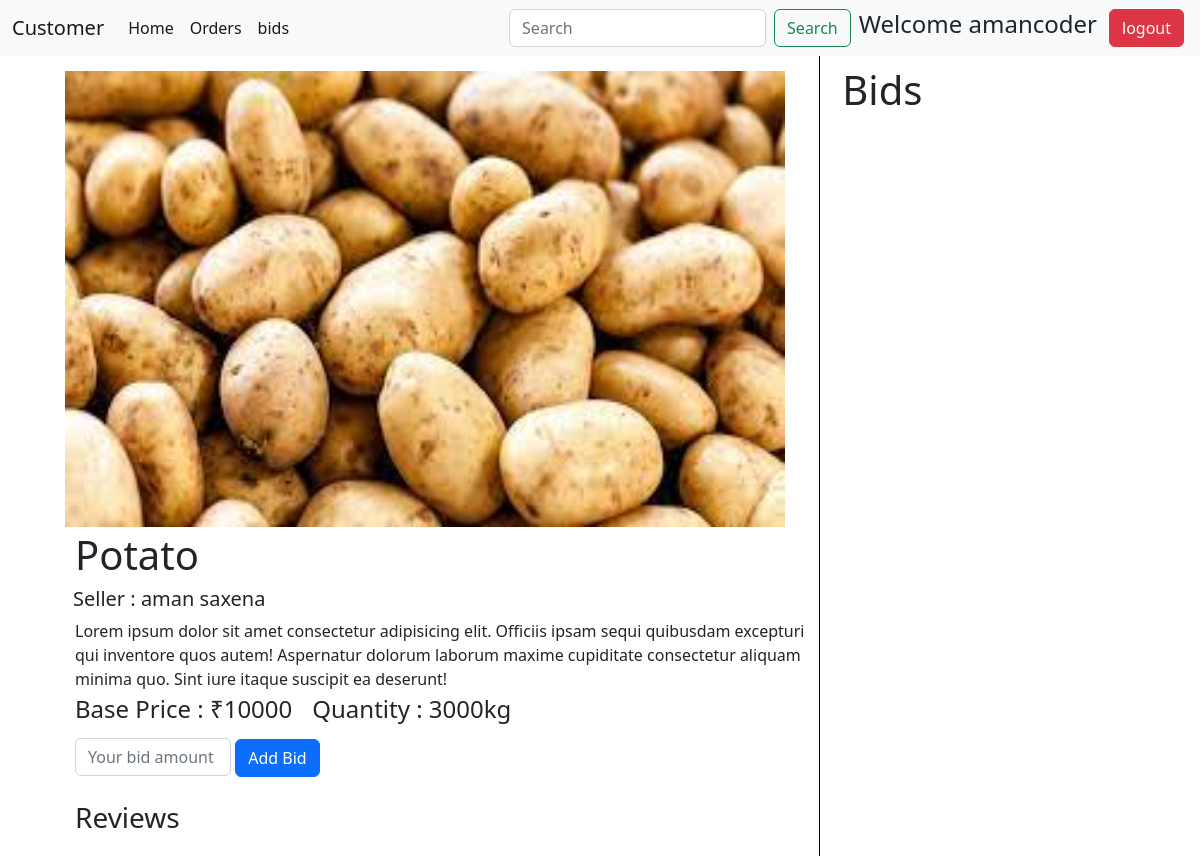
The page /customer/crop/4/ (signed in) on the database as committed earlier.
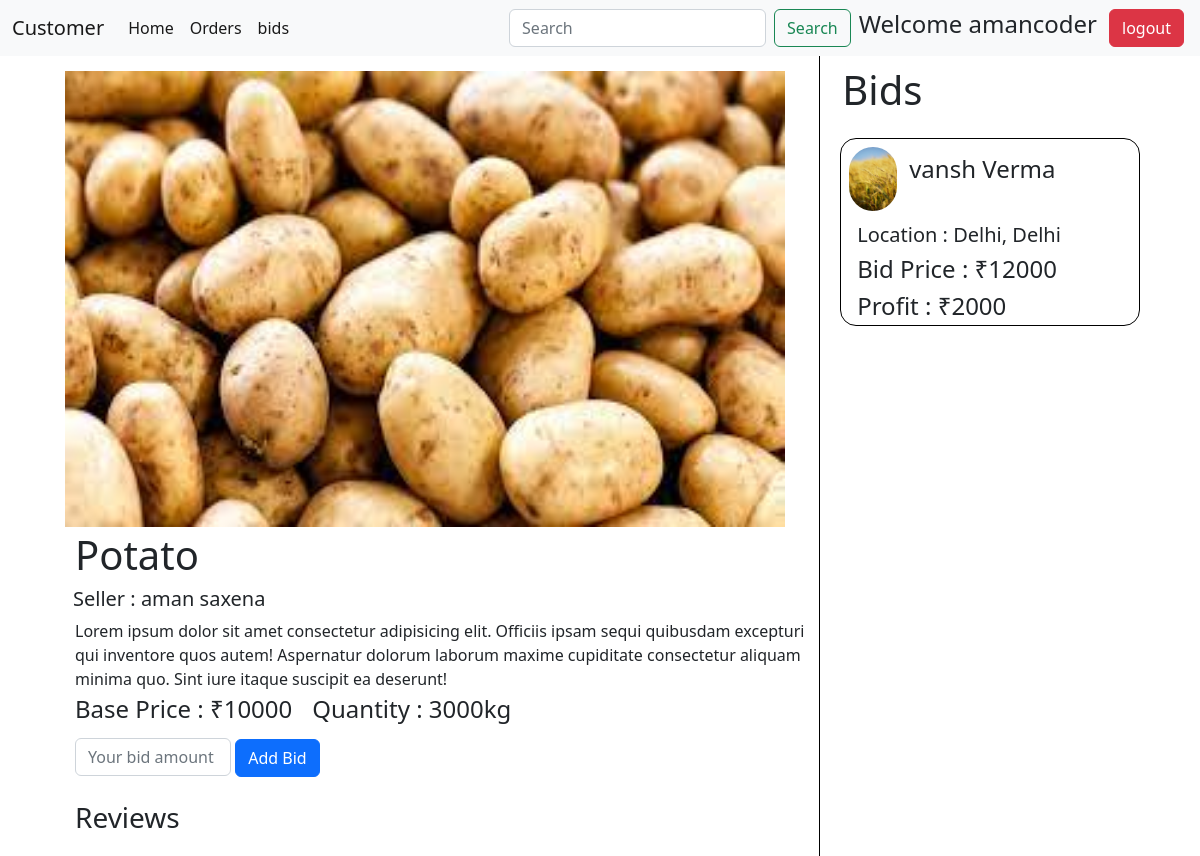
The same page on the database as committed later.
### farmer/models.py (models this page shows, shortened)
class Bid(models.Model):
    id = models.AutoField(primary_key=True)
    farmer = models.ForeignKey(UserProfile,default=None,on_delete = models.CASCADE,related_name="bid_farmer")
    customer = models.ForeignKey(UserProfile,on_delete = models.CASCADE,related_name="bid_coustmer")
    crop = models.ForeignKey(Product,on_delete=models.CASCADE,null=True,blank=True)
    status = models.CharField(choices = status_choice,max_length=20)
    bid_price = models.PositiveIntegerField()
    timestamp = models.DateTimeField(auto_now_add=True,null=True,blank=True)
    def __str__(self):
        return f"Bid by {self.customer.user.username}"
    @property
    def profit(self):
        return self.bid_price - self.crop.price

class Product(models.Model):
    id = models.AutoField(primary_key=True)
    farmer = models.ForeignKey(UserProfile,on_delete = models.CASCADE)
    title = models.CharField(max_length=250,null=True,blank=True)
    crop_img = models.ImageField(upload_to="crop_img")
    crop_name = models.CharField(max_length=150)
    quantity = models.PositiveIntegerField()
    price = models.PositiveBigIntegerField()
    quality = models.CharField(choices=crop_quality_choice,max_length=30,null=True,blank=True)
    status = models.CharField(choices=product_status,default='unordered',null=True,blank=True,max_length=30)
    def __str__(self):
        return self.crop_name

### account/models.py (models this page shows, shortened)
class UserProfile(models.Model):
    id = models.AutoField(primary_key=True)
    user = models.ForeignKey(User,on_delete = models.CASCADE)
    user_type = models.CharField(choices=user_type_choices,max_length = 10)
    address = models.ForeignKey(Address,on_delete = models.CASCADE)
    contact_no = models.PositiveIntegerField()

class Address(models.Model):
    id = models.AutoField(primary_key = True)
    pincode = models.IntegerField(blank=True, null=True)
    city = models.CharField(choices=city_choices,max_length=70,blank=True, null=True,)
    state = models.CharField(choices=State_choices,max_length=70,blank=True, null=True)
    landmark = models.CharField(max_length=70)

### customer/views.py (the view)
# urls.py: path("crop/<int:pk>/",crop_detail),
def crop_detail(request,pk):
    crop = Product.objects.get(pk = pk)
    bids = Bid.objects.filter(crop = crop)
    user = UserProfile.objects.get(user = request.user)
    user_bid = Bid.objects.filter(Q(customer = user) & Q(crop = crop))
    print("user bid",user_bid)
    print(crop,bids)
    context = {'crop':crop,'bids':bids,"bidAdded":len(user_bid),"user_bid":user_bid}
    return render(request,"cropDetail.html",context=context)

### templates/cropDetail.html (shortened to what this page needs)
{% extends 'customerbase.html' %}
{% block body %}
    <div class="main-container">
        <div class="right">
            <img src="{{crop.crop_img.url}}" alt="">
            <h1 class="my-1">{{crop.crop_name}}</h1>
            <h5 class="my-1" style="margin-left: 38px;">Seller : {{crop.farmer.user.first_name}} {{crop.farmer.user.last_name}}</h5>
            <p class="my-1">Lorem ipsum dolor sit amet consectetur adipisicing elit. Officiis ipsam sequi quibusdam excepturi qui inventore quos autem! Aspernatur dolorum laborum maxime cupiditate consectetur aliquam minima quo. Sint iure itaque suscipit ea deserunt!</p>
           <div id="crop-info">
            <h4 id="price-heading">Base Price : ₹{{crop.price}}</h4>
            <h4 style="margin-left: 20px;">Quantity : {{crop.quantity}}kg</h4>
           </div>
           {% if bidAdded %}
            <form action="/customer/updateBid/{{user_bid.first.id}}/" method="post">
                {% csrf_token %}
                <input style="width: 13vw; display:inline; margin-left:40px" type="text" class="form-control" name="bidamount" placeholder="Your bid amount">
                <button class="btn btn-primary my-2">Modify Bid</button>
            </form>
            {% else %}
                <form action="/customer/addbid/{{crop.id}}/" method="post">
                    <input style="width: 13vw; display:inline; margin-left:40px" type="text" class="form-control" name="bidamount" placeholder="Your bid amount">
                    <button class="btn btn-primary my-2">Add Bid</button>
                </form>
            {% endif %}
            <h3 style="margin-left: 40px;" class="my-3">Reviews</h3>
        </div>
        <div class="left">
            <h1>Bids</h1>
            {% for b in bids  %}
            <div class="my-3 bids-card">
                <div class="user-info">
                    <img class="mx-2 my-2" src="/static/predictpage.jpeg" alt="">
                    <h4 class="mx-1 my-3">{{b.customer.user.first_name}} {{b.customer.user.last_name}}</h4>
                </div>
                <h5 class="mx-3 my-1">Location : {{b.customer.address.city}}, {{b.customer.address.state}}</h5>
                <h4 class="mx-3 my-1">Bid Price : ₹{{b.bid_price}}</h4>
                <h4 class="mx-3 my-1">Profit : ₹{{b.profit}}</h4>
            </div>
            {% endfor %}
        </div>
    </div>
{% endblock body %}

Rows that differ between the two databases and show on the page:
added Bid: customer.user.first_name "vansh", customer.user.last_name "Verma", customer.address.city "Delhi", customer.address.state "Delhi", bid_price "12000", profit "2000"
